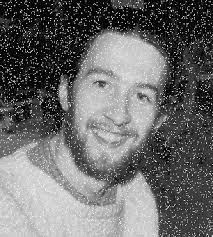
//> input picture Noise_smoothing/noise.jpeg, 213 x 237 px
$ ./noise_smooth   (built with g++ and OpenCV 4)
//> lines starting //> are read from the running program, lines starting //| are printed output that depends on the picture
#include <opencv2/opencv.hpp>
#include <opencv2/highgui.hpp>
#include <iostream>
using namespace cv;
using namespace std;

int main(){

    string path="/home/suhas/Desktop/cpp_test/resources/noise.jpeg";
    Mat image=imread(path);
//> image is the input picture: 237 rows x 213 cols, CV_8UC3; min 0, max 255, mean 107.2

    Mat medianBlurImage,gaussianBlurImage;

    medianBlur(image,medianBlurImage,9);
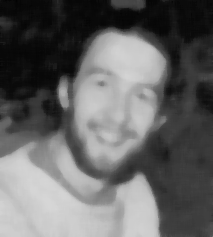
//> medianBlurImage: 237 rows x 213 cols, CV_8UC3; min 2, max 214, mean 100.3
    GaussianBlur(image,gaussianBlurImage,Size(5,5),9,9);
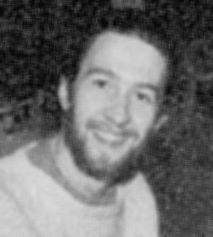
//> gaussianBlurImage: 237 rows x 213 cols, CV_8UC3; min 6, max 221, mean 107.2

    imshow("Original Image",image);
    imshow("MedianBlur Image",medianBlurImage);
    imshow("GaussianBlur Image",gaussianBlurImage);
    waitKey(0);


}
